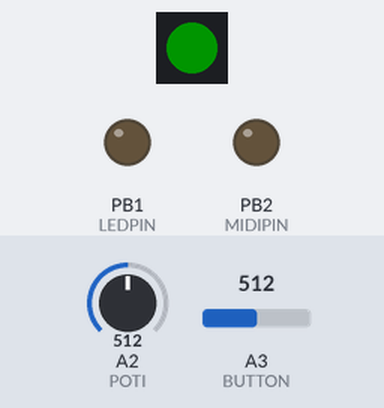
This sketch was run on a simulated ATtiny85, built with avr-gcc and run on an emulated ATtiny85. Parts: 1 RGB LEDs in strip order, left to right, output pins drawn as LEDs (lit = HIGH). The test bench sets the inputs (shaded band); at power-on: A3 (BUTTON) = 512, A2 (POTI) = 512. Dim RGB values are drawn brighter than linear; random numbers use the default seed unless the sketch sets one; the modem accepts every AT command (registered, SIM ready, sends succeed) and sends nothing else.

Above: at 1.2 s.
1.3 s: A3 (BUTTON) set to 370
At 2.9 s:
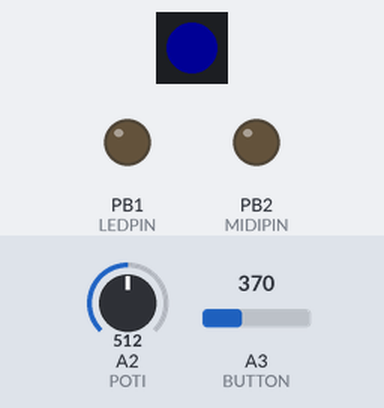
At 3.9 s:
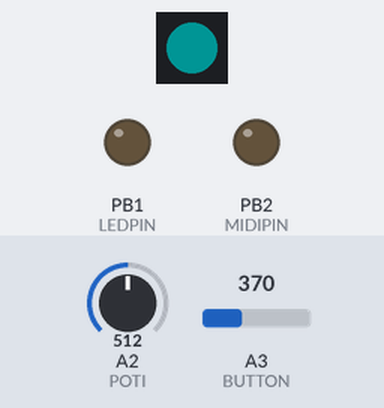
5.4 s: A2 (POTI) set to 0
At 7.6 s:
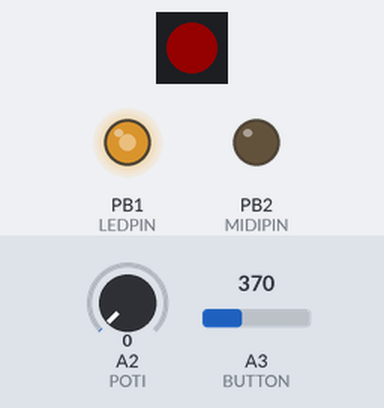
8.9 s: A2 (POTI) set to 306
12.8 s: A2 (POTI) set to 390
16.3 s: A2 (POTI) set to 421
Timing chart, 0 to 20.8 s (numbered marks = the images above; inputs shaded):
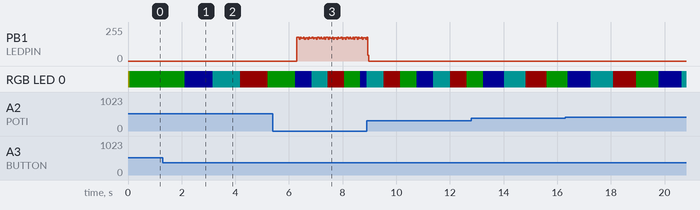

The sketch:

Midistik_03_Volca_Sample_Alpha_Modes.ino
```cpp
// (licence header left out)
#ifdef __AVR__                        // From 8Bitmixtape code, needed?
#include <avr/power.h>
#endif

#include <Adafruit_NeoPixel.h>
#include <SoftwareSerial.h>

// hardware description / pin connections
#define NEOPIXELPIN   0
#define LEDPIN        1
#define MIDIPIN       2
#define POTI          A2
#define BUTTON        A3               // Button in Analog pin, from 8BitMixtape code, where two buttons in same pin
#define NUMPIXELS     1                // Option for several neopixels

uint8_t playMode = 1;                  // Toggle modes 1-n
uint8_t cc = 43;                       // MIDI cc number
uint8_t chanMin = 1;                   // MIDI channel minimum
uint8_t chanMax = 10;                  // MIDI chanel maximum, keep same as minimum unless cycling channells
uint8_t ccMin = 0;                     // MIDI cc data value minimum
uint8_t ccMax = 127;                   // MIDI cc data value maximum

Adafruit_NeoPixel pixels = Adafruit_NeoPixel(NUMPIXELS, NEOPIXELPIN, NEO_GRB + NEO_KHZ800);
SoftwareSerial swSerial(5, MIDIPIN);  // RX, TX  // RX not used, has to be defined?, TX = MIDI out


// -------------------------- FUNCTIONS ---------------------------------


void setNeopixel(uint8_t R, uint8_t G, uint8_t B){
  pixels.setPixelColor(0, pixels.Color(R, G, B));
  pixels.show();
}

uint16_t analogReadScaled()                                  // Scaling for pot values, depends on resitors, needs rework
{
  uint16_t value = analogRead(POTI);
  constrain (value, 0, 511);
  return value * 2;
}

void midiMsg(uint8_t cmd, uint8_t pitch, uint8_t velocity) {  // Same structure as Note on/off for MIDI CC
  swSerial.write(cmd);
  swSerial.write(pitch);
  swSerial.write(velocity);
}

void midiClock(){
  swSerial.write(0xF8);                                      // Send MIDI message for clock pulse = 0xF8 or 248 (24ppqn)
}

void blinke(){                                               // Blink indicator LED once
  digitalWrite(LEDPIN, HIGH);
  delay(5);
  digitalWrite(LEDPIN, LOW);
}

void getPlayMode(){                                             // Button in Analog pin
  if (analogRead(BUTTON) < 380){                              // More buttons with different pulldown resistors
    playMode = (playMode + 1) % 4;                            // Toggle 0-3
  }
  return;
}


// -------------------------- SETUP ------------------------------------


void setup()
{
  pinMode(NEOPIXELPIN, OUTPUT);
  pinMode(MIDIPIN, OUTPUT);
  pinMode(LEDPIN, OUTPUT);
  swSerial.begin(31250);                                     // Starts Software Serial with MIDI speed

  pixels.begin();                                            // This initializes the NeoPixel library.
  pixels.setBrightness(20);
  setNeopixel(255,255,0);
  delay(50);

}


// -------------------------- MAIN LOOP  ------------------------------------


void loop(){

    getPlayMode();

    switch(playMode) {
      case 0: //
        cc = 43;
        ccMin = 0;
        ccMax = 127;
        setNeopixel(255,0,0);
        break;
      case 1: //
        cc = 43;
        ccMin = 65;
        ccMax = 127;
        setNeopixel(0,255,0);
        break;
      case 2: //
        cc = 43;
        ccMin = 0;
        ccMax = 64;
        setNeopixel(0,0,255);
        break;
      case 3: //
        cc = 41;
        ccMin = 0;
        ccMax = 64;
        setNeopixel(0,255,255);
        break;
    }

    midiClock();


    // Midi status byte (175+channel), CC message number, CC data value
    midiMsg(random(175+chanMin,175+chanMax), cc, random(ccMin, ccMax));

    blinke();                                                 // Blink LED indicator
    delay(analogReadScaled());                                // Loop speed from pot
  }
```

Measured:
- after the input at 1.3 s, RGB LED 0: RGB(0, 20, 0) → RGB(0, 0, 20) after 0.82 s, → RGB(0, 20, 20) 1.0 s later, → RGB(20, 0, 0) 1.0 s later, → RGB(0, 20, 0) 1.0 s later
